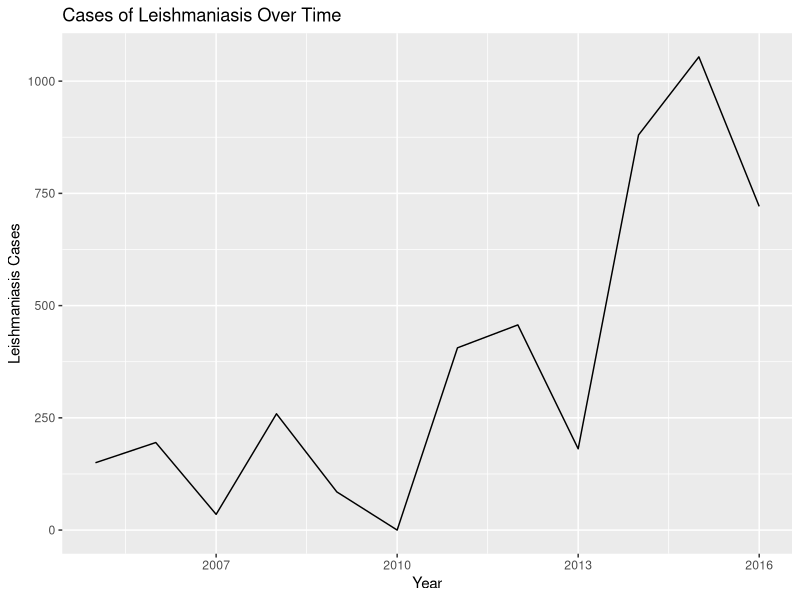

Source code (R): (Note: this script raises an error after producing the figure.)
## ---- chunk 1
#knitr::opts_chunk$set(echo = TRUE)
## ---- chunk 2
install.packages("tidyverse")   # For data manipulation
install.packages("ggplot2")     # For data visualization
install.packages("forecast")    # For time series forecasting and ARIMA
install.packages("tseries")     #for time series



## ---- chunk 3
library(tidyverse)   # For data manipulation
library(ggplot2)     # For data visualization
library(forecast)    # For time series forecasting and ARIMA
library(tseries)


## ---- chunk 4

# Loading data

data <- read.csv("data/data.csv")

View(data)
str(data)

# Cheking for correct data types

#Check for outliers

# Get summary statistics of the data.***
summary(data)

clean_data <-  na.omit(data)

summary(clean_data)



## ---- chunk 5

# Calculate the index corresponding to the first 70% of the data
data_length <- nrow(clean_data)
index_70_percent <- round(data_length * 0.7)

# Split the data into training and test sets
train_data <- clean_data[1:index_70_percent, ]
test_data <- clean_data[(index_70_percent + 1):data_length, ]

# Print the selected data
print("Training Data:")
print(train_data)

print("Test Data:")
print(test_data)









## ---- chunk 6


# plotting a time series plot to visualize how the cases of Leishmaniasis vary over time
ggplot(train_data, aes(x = Year, y = Reported.cases.Leishmaniasis)) +
  geom_line() +
  labs(title = "Cases of Leishmaniasis Over Time", x = "Year", y = "Leishmaniasis Cases")

## ---- chunk 7

adf_test <- adf.test(train_data$Reported.cases.Leishmaniasis)
adf_test
# using Augmented Dickey-Fuller test for this If the p-value is less than a significance level (e.g., 0.05), you can reject the null hypothesis and consider the series stationary.



## ---- chunk 8



adf_test <- adf.test(clean_data$Reported.cases.Leishmaniasis)
adf_test
# using Augmented Dickey-Fuller test for this If the p-value is less than a significance level (e.g., 0.05), you can reject the null hypothesis and consider the series stationary.

## ---- chunk 9

#If your data is not stationary, apply differencing to make it stationary.
original_data <- clean_data$Reported.cases.Leishmaniasis
order_of_differencing <- 0
adf_p_value <- 1

while (adf_p_value >= 0.05) {  # Check for stationarity using ADF test
  if (order_of_differencing > 0) {
    differenced_data <- diff(original_data, differences = order_of_differencing)
  } else {
    differenced_data <- original_data
  }

  adf_result <- adf.test(differenced_data)
  adf_p_value <- adf_result$p.value
  
  if (adf_p_value >= 0.05) {
    order_of_differencing <- order_of_differencing + 1
    original_data <- differenced_data
  }
}

cat("Order of differencing:", order_of_differencing, "\n")
cat("Final ADF p-value:", adf_p_value, "\n")




## ---- chunk 10

# Assuming 'clean_data' is a data frame with a 'Year' column and the differenced data in 'differenced_data' column
Year <- clean_data$Year[-10]
View(Year)
View(original_data)

ggplot(clean_data, aes(x = Year, y = differenced_data)) +
  geom_line() +
  labs(title = "Differenced Cases of Leishmaniasis Over Time", x = "Year", y = "Differenced Cases")


## ---- chunk 11

## ---- chunk 12
# Assuming "data" is your data frame and "cases_of_Leishmaniasis" is the column of interest
acf_plot <- acf(original_data)
pacf_plot <- pacf(original_data)

par(mfrow = c(1, 2))

# Plot ACF and PACF
plot(acf_plot)
plot(pacf_plot)

#According to this output, we will use ARIMA(1,4,0)
## ---- chunk 13
#Model Selection
#Based on the ACF and PACF plots, choose the order of the ARIMA model (p, d, q).

# Example: ARIMA(1,1,1)
model <- arima(data$diff_cases, order = c(1, 1, 1))


## ---- chunk 14
# Calculate accuracy metrics
accuracy_metrics <- accuracy(forecasted_values, data$cases_of_Leishmaniasis)
accuracy_metrics

## ---- chunk 15
forecast_data <- forecast(model, h = 10)  # Forecasting 10 periods ahead
plot(forecast_data)

## ---- chunk 16
# Assuming "train_data" and "test_data" are your training and testing data subsets
model <- arima(train_data$cases_of_Leishmaniasis, order = c(p, d, q))
forecasted_values <- forecast(model, h = nrow(test_data))
accuracy_metrics <- accuracy(forecasted_values, test_data$cases_of_Leishmaniasis)
accuracy_metrics

